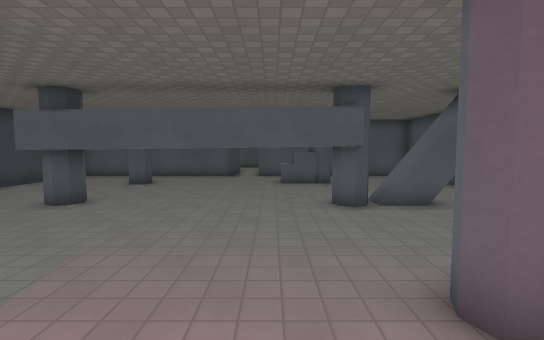
view 1 (above)

16 first-person views from a walk through a level from a Godot 3-D game. The camera is 1.5 m above the floor, tilts 4° down and sees 85° across. The floor is counted in squares, 1 m on a side. Each view is taken from the middle of a square. On the plan, view 1 faces up. The plan holds only what a view shows up to about 15 squares ahead; the rest is blank. The place goes on beyond the plan. Characters and animated objects are left out. Surface patterns are stand-ins for the level's own textures.

view 2
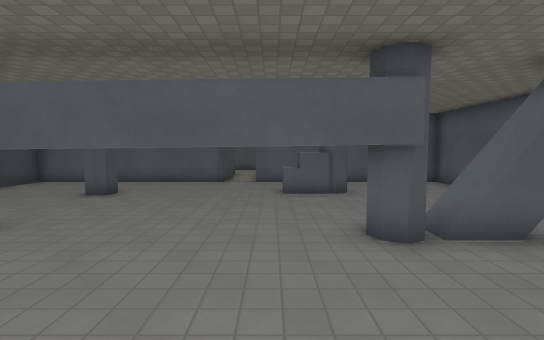

view 3
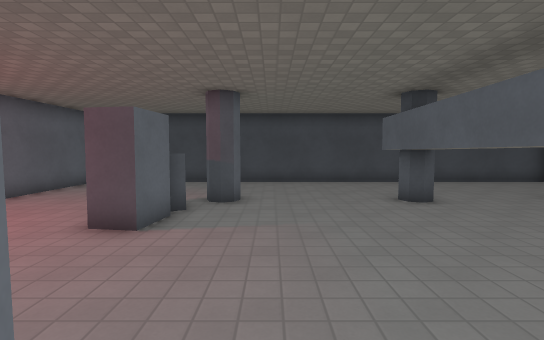

view 4
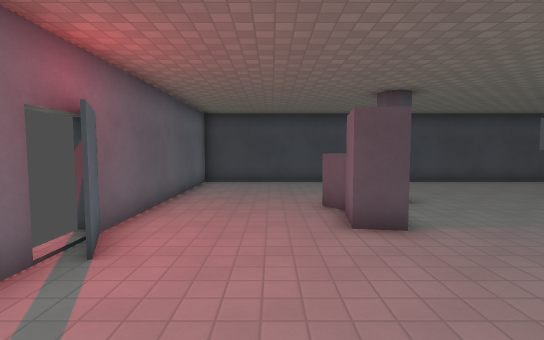

view 5
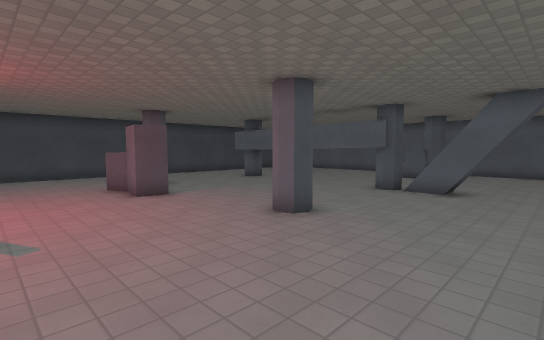

view 6
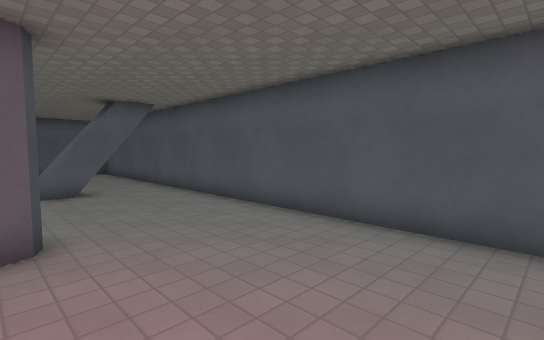

view 7
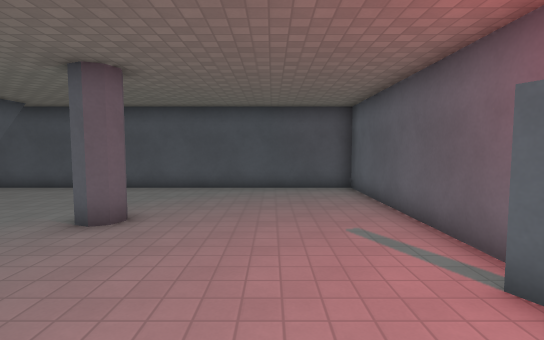

view 8
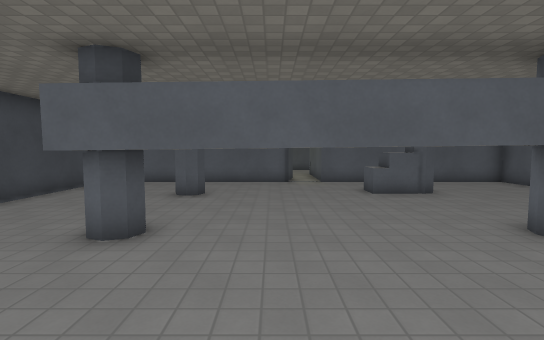

view 9
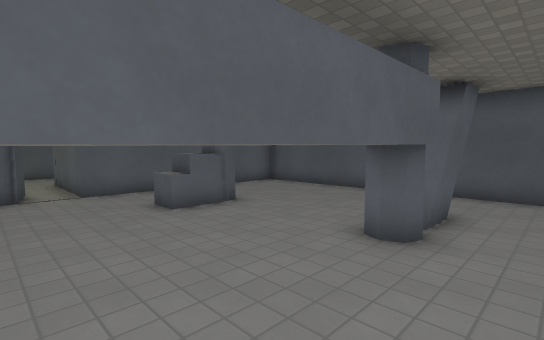

view 10
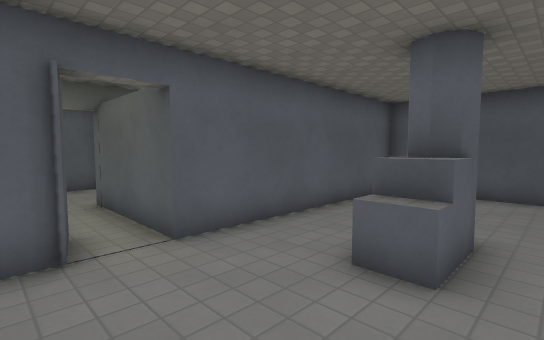

view 11
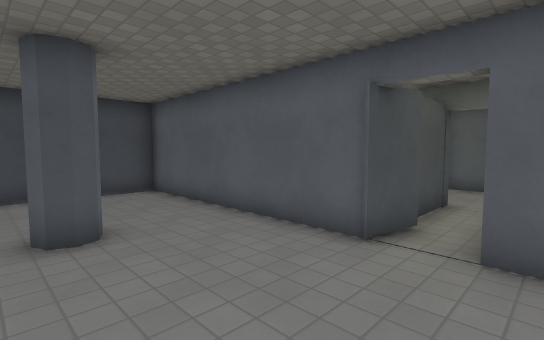

view 12
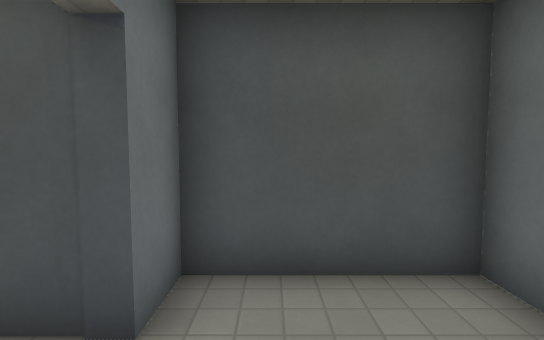

view 13
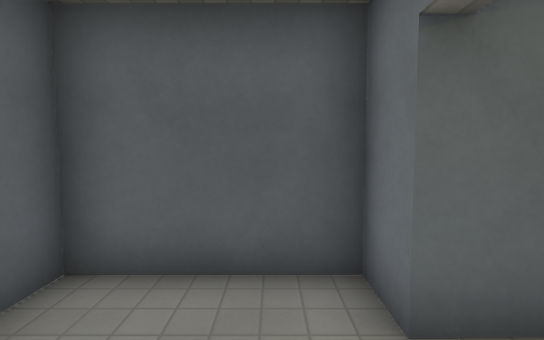

view 14
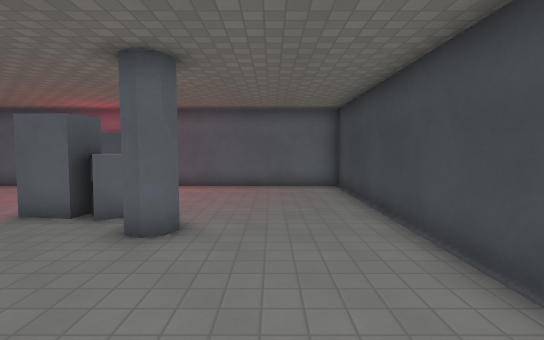

view 15
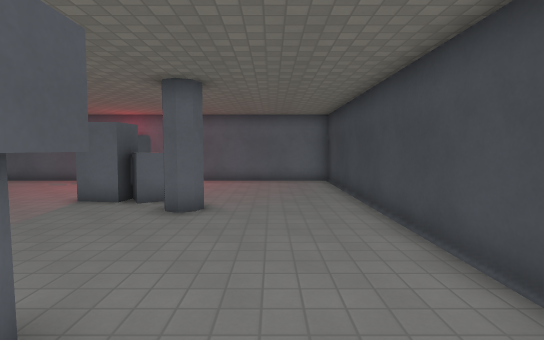

view 16
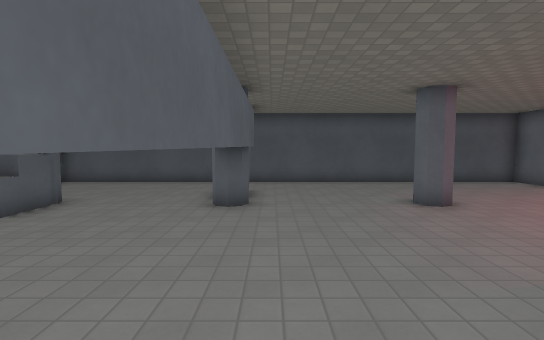

### Floor plan
Key: @ floor where view 1 was taken; # wall or solid block; x gap in a wall; . floor; ^ raised ledge; T thing the floor can be seen under or through.
Columns run from 11 left of view 1 to 8 right of it. Each row starts with its distance up from view 1.
 25        ######
 24        #....#
 23        #....#
 22        #....#
 21        ##..##
 20         #..#
 19         #..#
 18         ##.#
 17 ##########.#########
 16 #..................#
 15 #..................#
 14 #...........^#.....#
 13 #....#......^#.....#
 12 #..................#
 11 #..................#
 10 #..................#
  9 #..............##..#
  8 #....TTTTTTTTTx##..#
  7 #..................#
  6 #..................#
  5 #..................#
  4 #..................#
  3 #....#.......#.....#
  2 #..................#
  1 #.....^##..........#
  0 #..........@.......#
 -1 #..................#
 -2 #..................#
 -3 #..................#
 -4 ##########x#########

Positions as (right, up) in squares from view 1, and headings:
1: (0, 0), facing up
2: (0, 3), facing up
3: (3, 4), facing left
4: (3, -1), facing left
5: (7, -3), facing up-left
6: (2, -3), facing up-right
7: (-4, -1), facing right
8: (-3, 3), facing up
9: (-3, 6), facing up-right
10: (-3, 12), facing up-right
11: (0, 12), facing up-left
12: (0, 22), facing left
13: (-3, 22), facing right
14: (-8, 8), facing down
15: (-8, 10), facing down
16: (-6, 7), facing right
